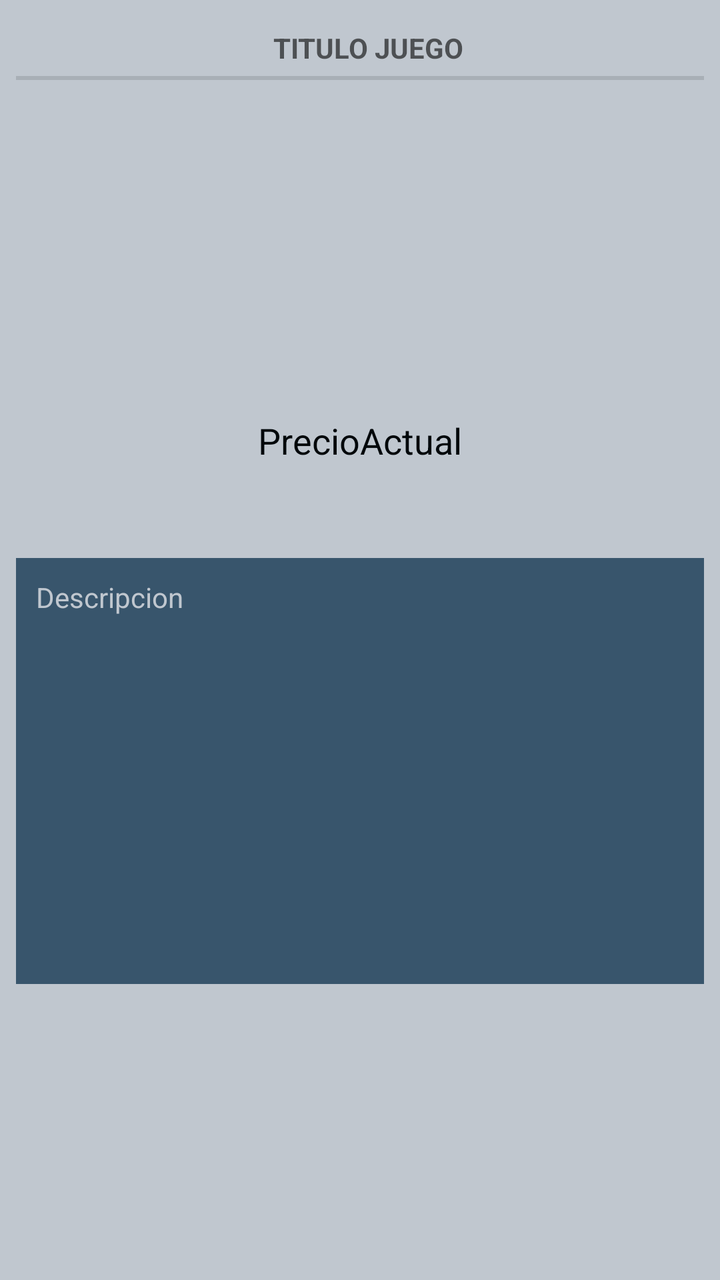
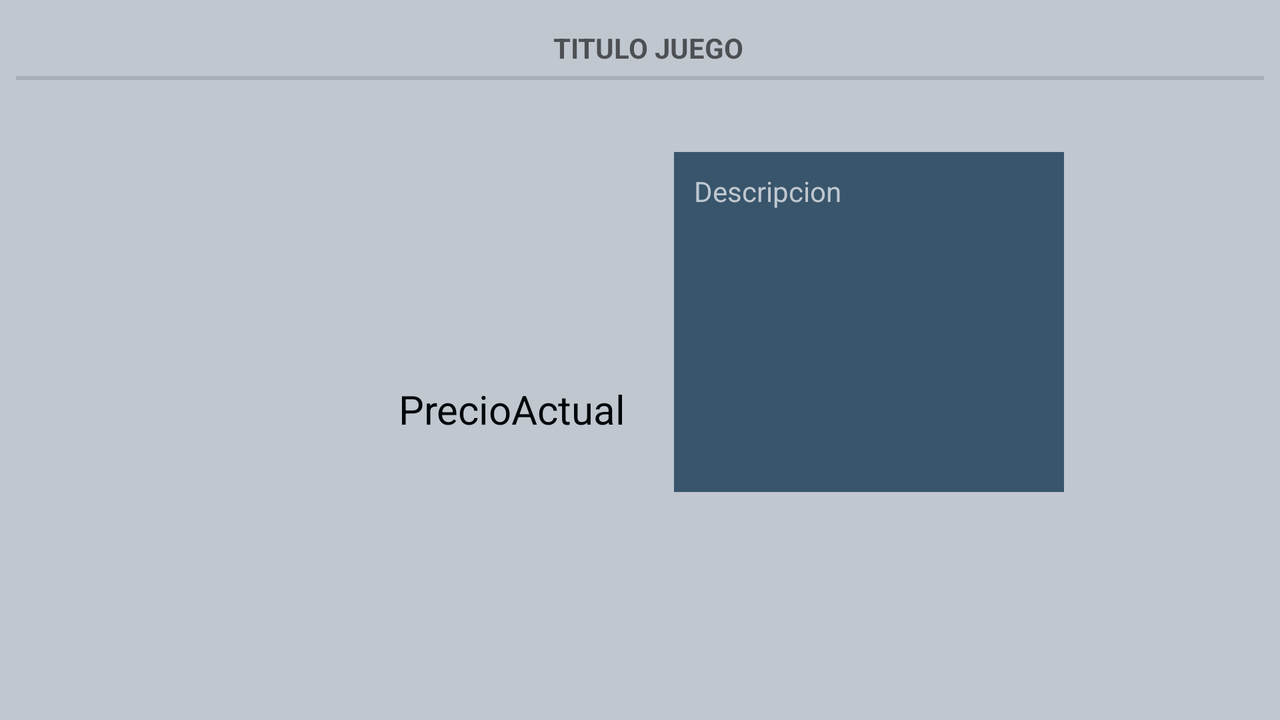

An Android layout and its configuration variant, each rendered on a device that would load it. The default file and the variant file are quoted in full after the pictures.
<!-- AndroidManifest.xml: application theme AppTheme -->
<!-- res/layout/fragment_game_information.xml -->
<?xml version="1.0" encoding="utf-8"?>
<android.support.constraint.ConstraintLayout xmlns:android="http://schemas.android.com/apk/res/android"
    xmlns:app="http://schemas.android.com/apk/res-auto"
    xmlns:tools="http://schemas.android.com/tools"
    android:id="@+id/game_fragment"
    android:layout_width="match_parent"
    android:layout_height="match_parent"
    android:background="@color/paleta0">

    <TextView
        android:id="@+id/view_game_name"
        style="?android:listSeparatorTextViewStyle"
        android:layout_width="0dp"
        android:layout_height="wrap_content"
        android:layout_marginStart="8dp"
        android:layout_marginTop="8dp"
        android:layout_marginEnd="8dp"
        android:text="@string/view_game_name"
        android:textAllCaps="true"
        android:textStyle="bold"
        android:gravity="center"
        app:layout_constraintEnd_toEndOf="parent"
        app:layout_constraintStart_toStartOf="parent"
        app:layout_constraintTop_toTopOf="parent" />

    <ImageView
        android:id="@+id/view_game_cover"
        android:layout_width="121dp"
        android:layout_height="113dp"
        android:layout_marginStart="8dp"
        android:layout_marginTop="8dp"
        android:layout_marginEnd="8dp"
        android:contentDescription="@string/view_game_cover"
        app:layout_constraintEnd_toEndOf="parent"
        app:layout_constraintStart_toStartOf="parent"
        app:layout_constraintTop_toBottomOf="@+id/view_game_name"
        app:srcCompat="@drawable/icon_1" />

    <TextView
        android:id="@+id/view_game_price"
        android:layout_width="wrap_content"
        android:layout_height="wrap_content"
        android:layout_marginStart="8dp"
        android:layout_marginTop="8dp"
        android:layout_marginEnd="8dp"
        android:layout_marginBottom="8dp"
        android:text="@string/view_game_price"
        android:textColor="@color/paleta6"
        android:textSize="18sp"
        app:layout_constraintBottom_toTopOf="@+id/view_game_description"
        app:layout_constraintEnd_toEndOf="parent"
        app:layout_constraintStart_toStartOf="parent"
        app:layout_constraintTop_toBottomOf="@+id/view_game_cover" />

    <TextView
        android:id="@+id/view_game_description"
        android:layout_width="match_parent"
        android:layout_height="213dp"
        android:layout_marginStart="8dp"
        android:layout_marginEnd="8dp"
        android:layout_marginBottom="148dp"
        android:background="@color/paleta3"
        android:padding="10dp"
        android:text="@string/view_game_description"
        android:textColor="@color/paleta0"
        app:layout_constraintBottom_toBottomOf="parent"
        app:layout_constraintEnd_toEndOf="parent"
        app:layout_constraintHorizontal_bias="0.0"
        app:layout_constraintStart_toStartOf="parent" />
</android.support.constraint.ConstraintLayout>
<!-- resources referenced by this layout -->
<resources>
  <color name="paleta0">#c0c7cf</color>
  <color name="paleta3">#38556c</color>
  <color name="paleta6">#01070a</color>
  <!-- drawable icon_1: png bitmap (drawable, 10693 bytes) -->
  <string name="view_game_cover">Portada</string>
  <string name="view_game_description">Descripcion</string>
  <string name="view_game_name">Titulo Juego</string>
  <string name="view_game_price">PrecioActual</string>
  <style name="AppTheme" parent="Base.Theme.AppCompat.Light.DarkActionBar">
          
          <item name="colorPrimary">@color/paleta5</item>
          <item name="colorPrimaryDark">@color/paleta6</item>
          <item name="colorAccent">@color/paleta3</item>
      </style>
  <color name="paleta5">#0a1f2b</color>
</resources>
<!-- res/layout-land/fragment_game_information.xml (the repository's variant of the layout above) -->
<!-- drawn on the phone turned sideways -->
<?xml version="1.0" encoding="utf-8"?>
<android.support.constraint.ConstraintLayout xmlns:android="http://schemas.android.com/apk/res/android"
    xmlns:app="http://schemas.android.com/apk/res-auto"
    android:id="@+id/game_fragment"
    android:layout_width="match_parent"
    android:layout_height="match_parent"
    android:background="@color/paleta0">

    <TextView
        android:id="@+id/view_game_name"
        style="?android:listSeparatorTextViewStyle"
        android:layout_width="0dp"
        android:layout_height="wrap_content"
        android:layout_marginStart="8dp"
        android:layout_marginTop="8dp"
        android:layout_marginEnd="8dp"
        android:text="@string/view_game_name"
        android:textAllCaps="true"
        android:textStyle="bold"
        android:gravity="center"
        app:layout_constraintEnd_toEndOf="parent"
        app:layout_constraintStart_toStartOf="parent"
        app:layout_constraintTop_toTopOf="parent" />

    <ImageView
        android:id="@+id/view_game_cover"
        android:layout_width="95dp"
        android:layout_height="73dp"
        android:layout_marginTop="52dp"
        android:layout_marginEnd="8dp"
        android:contentDescription="@string/view_game_cover"
        app:layout_constraintEnd_toStartOf="@+id/view_game_description"
        app:layout_constraintTop_toBottomOf="@+id/view_game_name"
        app:srcCompat="@drawable/icon_1" />

    <TextView
        android:id="@+id/view_game_price"
        android:layout_width="wrap_content"
        android:layout_height="wrap_content"
        android:layout_marginTop="8dp"
        android:layout_marginEnd="24dp"
        android:layout_marginBottom="8dp"
        android:text="@string/view_game_price"
        android:textColor="@color/paleta6"
        android:textSize="20sp"
        app:layout_constraintBottom_toBottomOf="parent"
        app:layout_constraintEnd_toStartOf="@+id/view_game_description"
        app:layout_constraintTop_toBottomOf="@+id/view_game_cover"
        app:layout_constraintVertical_bias="0.119" />

    <TextView
        android:id="@+id/view_game_description"
        android:layout_width="195dp"
        android:layout_height="170dp"
        android:layout_marginTop="36dp"
        android:layout_marginEnd="108dp"
        android:background="@color/paleta3"
        android:padding="10dp"
        android:text="@string/view_game_description"
        android:textColor="@color/paleta0"
        app:layout_constraintEnd_toEndOf="parent"
        app:layout_constraintTop_toBottomOf="@+id/view_game_name" />
</android.support.constraint.ConstraintLayout>
